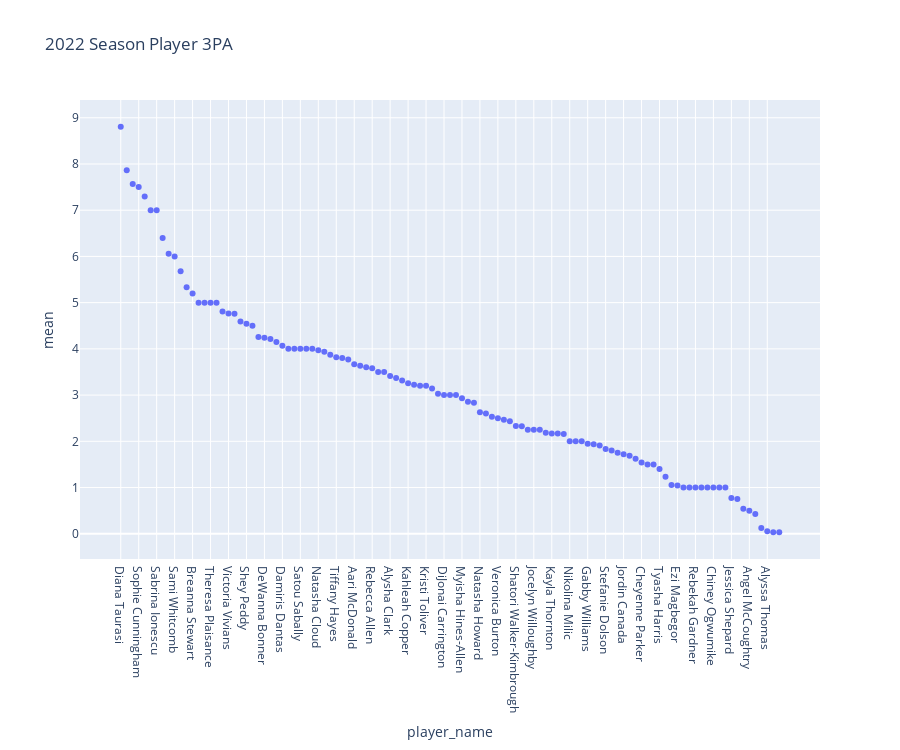
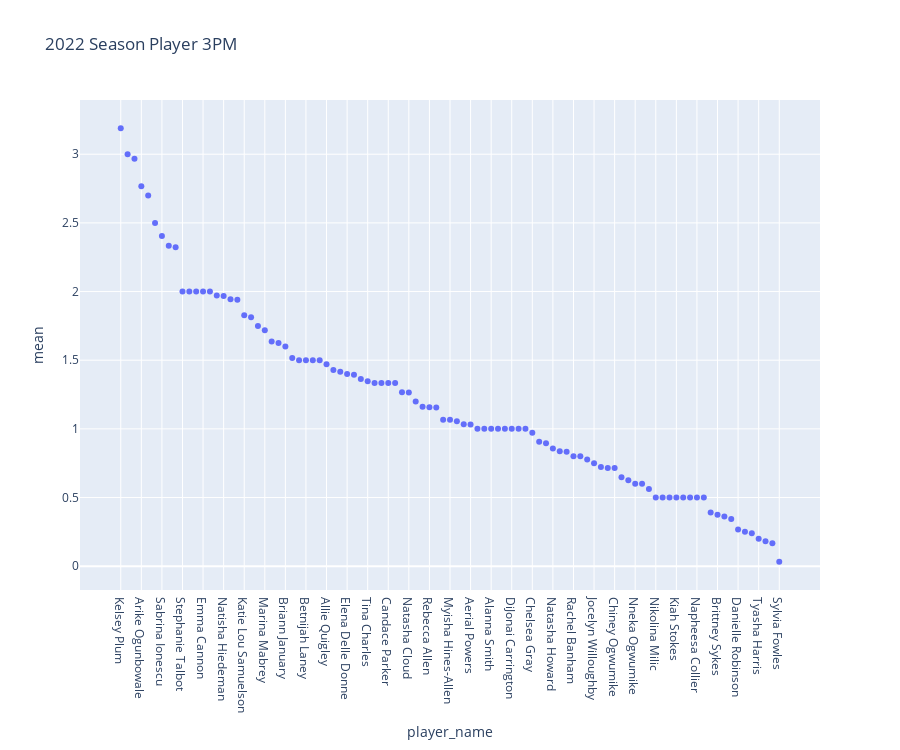

The notebook cell saved with these charts, in order:
### Code cell
fig_att = px.scatter(data_frame=starters_df_2022.groupby('player_name')['three_points_att'].describe().query("mean > 0").sort_values('mean', ascending=False).reset_index(), x='player_name', y='mean', title='2022 Season Player 3PA', height=750)
fig_made = px.scatter(data_frame=starters_df_2022.groupby('player_name')['three_points_made'].describe().query("mean > 0").sort_values('mean', ascending=False).reset_index(), x='player_name', y='mean', title='2022 Season Player 3PM', height=750)
print(fig_att.show(),
      fig_made.show())

### Figure 1 — Plotly figure (JSON) as saved in the notebook; plotly's stock layout.template omitted (floating-point values rounded to 4 significant figures)
{"data": [{"hovertemplate": "player_name=%{x}<br>mean=%{y}<extra></extra>", "legendgroup": "", "marker": {"color": "#636efa", "symbol": "circle"}, "mode": "markers", "name": "", "orientation": "v", "showlegend": false, "type": "scatter", "x": ["Diana Taurasi", "Arike Ogunbowale", "Kelsey Plum", "Sophie Cunningham", "Rhyne Howard", "Dana Evans", "Sabrina Ionescu", "Marine Johannes", "Jewell Loyd", "Sami Whitcomb", "Kelsey Mitchell", "Ariel Atkins", "Breanna Stewart", "Stephanie Talbot", "Marina Mabrey", "Theresa Plaisance", "Katie Lou Samuelson", "Natisha Hiedeman", "Victoria Vivians", "Allisha Gray", "Sue Bird", "Shey Peddy", "Skylar Diggins-Smith", "Kayla McBride", "DeWanna Bonner", "Candace Parker", "Allie Quigley", "Damiris Dantas", "Michaela Onyenwere", "Betnijah Laney", "Satou Sabally", "Asia (AD) Durr", "Kennedy Burke", "Natasha Cloud", "Lexie Brown", "Azurá Stevens", "Tiffany Hayes", "Elena Delle Donne", "Tina Charles", "Aari McDonald", "Jonquel Jones", "Rachel Banham", "Rebecca Allen", "Lexie Hull", "Bridget Carleton", "Alysha Clark", "Jackie Young", "Diamond DeShields", "Kahleah Copper", "Aerial Powers", "Briann January", "Kristi Toliver", "Maya Caldwell", "NaLyssa Smith", "DiJonai Carrington", "Emma Cannon", "Rui Machida", "Myisha Hines-Allen", "Chelsea Gray", "Kristy Wallace", "Natasha Howard", "Jasmine Thomas", "Moriah Jefferson", "Veronica Burton", "Courtney Vandersloot", "Erica Wheeler", "Shatori Walker-Kimbrough", "A'ja Wilson", "Julie Allemand", "Jocelyn Willoughby", "Jennie Simms", "Crystal Dangerfield", "Kayla Thornton", "Emily Engstler", "Dearica Hamby", "Nikolina Milic", "Rae Burrell", "Amy Atwell", "Gabby Williams", "Nia Coffey", "Courtney Williams", "Stefanie Dolson", "Destanni Henderson", "Napheesa Collier", "Jordin Canada", "Nneka Ogwumike", "Brittney Sykes", "Cheyenne Parker", "Chennedy Carter", "Yvonne Turner", "Tyasha Harris", "Danielle Robinson", "Emma Meesseman", "Ezi Magbegor", "Kierstan Bell", "Tiffany Mitchell", "Rebekah Gardner", "Alanna Smith", "Evina Westbrook", "Chiney Ogwumike", "Jasmine Walker", "Kiah Stokes", "Jessica Shepard", "Jantel Lavender", "Liz Cambage", "Angel McCoughtry", "Brionna Jones", "Monique Billings", "Alyssa Thomas", "Sylvia Fowles", "Shakira Austin"], "xaxis": "x", "y": [8.806, 7.867, 7.568, 7.5, 7.294, 7.0, 7.0, 6.4, 6.056, 6.0, 5.677, 5.333, 5.2, 5.0, 5.0, 5.0, 5.0, 4.806, 4.767, 4.758, 4.594, 4.542, 4.5, 4.258, 4.242, 4.212, 4.147, 4.067, 4.0, 4.0, 4.0, 4.0, 4.0, 3.971, 3.938, 3.875, 3.818, 3.8, 3.769, 3.667, 3.636, 3.6, 3.579, 3.5, 3.5, 3.414, 3.371, 3.316, 3.258, 3.226, 3.2, 3.2, 3.143, 3.031, 3.0, 3.0, 3.0, 2.933, 2.857, 2.833, 2.629, 2.6, 2.533, 2.5, 2.469, 2.433, 2.333, 2.324, 2.25, 2.25, 2.25, 2.185, 2.171, 2.167, 2.156, 2.0, 2.0, 2.0, 1.944, 1.938, 1.912, 1.833, 1.8, 1.75, 1.72, 1.686, 1.625, 1.543, 1.5, 1.5, 1.4, 1.233, 1.056, 1.043, 1.0, 1.0, 1.0, 1.0, 1.0, 1.0, 1.0, 1.0, 0.7727, 0.75, 0.5417, 0.5, 0.4286, 0.125, 0.05556, 0.03226, 0.03125], "yaxis": "y"}], "layout": {"height": 750, "legend": {"tracegroupgap": 0}, "title": {"text": "2022 Season Player 3PA"}, "xaxis": {"anchor": "y", "domain": [0, 1], "title": {"text": "player_name"}}, "yaxis": {"anchor": "x", "domain": [0, 1], "title": {"text": "mean"}}}}

### Figure 2 — Plotly figure (JSON) as saved in the notebook; plotly's stock layout.template omitted (floating-point values rounded to 4 significant figures)
{"data": [{"hovertemplate": "player_name=%{x}<br>mean=%{y}<extra></extra>", "legendgroup": "", "marker": {"color": "#636efa", "symbol": "circle"}, "mode": "markers", "name": "", "orientation": "v", "showlegend": false, "type": "scatter", "x": ["Kelsey Plum", "Sophie Cunningham", "Diana Taurasi", "Arike Ogunbowale", "Marine Johannes", "Rhyne Howard", "Sabrina Ionescu", "Jewell Loyd", "Kelsey Mitchell", "Stephanie Talbot", "Dana Evans", "Maya Caldwell", "Emma Cannon", "Asia (AD) Durr", "Breanna Stewart", "Natisha Hiedeman", "Ariel Atkins", "Allisha Gray", "Katie Lou Samuelson", "Lexie Brown", "Sue Bird", "Marina Mabrey", "Tiffany Hayes", "Azurá Stevens", "Briann January", "Kayla McBride", "Rui Machida", "Betnijah Laney", "Theresa Plaisance", "Kennedy Burke", "Allie Quigley", "Jackie Young", "Shey Peddy", "Elena Delle Donne", "DeWanna Bonner", "Jonquel Jones", "Tina Charles", "Sami Whitcomb", "Skylar Diggins-Smith", "Candace Parker", "Aari McDonald", "Victoria Vivians", "Natasha Cloud", "Moriah Jefferson", "Kahleah Copper", "Rebecca Allen", "NaLyssa Smith", "Damiris Dantas", "Myisha Hines-Allen", "Kristy Wallace", "Alysha Clark", "Aerial Powers", "Bridget Carleton", "Kristi Toliver", "Alanna Smith", "Lexie Hull", "Michaela Onyenwere", "DiJonai Carrington", "Jasmine Thomas", "Satou Sabally", "Chelsea Gray", "Courtney Vandersloot", "Diamond DeShields", "Natasha Howard", "A'ja Wilson", "Veronica Burton", "Rachel Banham", "Erica Wheeler", "Crystal Dangerfield", "Jocelyn Willoughby", "Stefanie Dolson", "Kayla Thornton", "Chiney Ogwumike", "Courtney Williams", "Tiffany Mitchell", "Nneka Ogwumike", "Destanni Henderson", "Nia Coffey", "Nikolina Milic", "Jennie Simms", "Gabby Williams", "Kiah Stokes", "Emily Engstler", "Dearica Hamby", "Napheesa Collier", "Yvonne Turner", "Ezi Magbegor", "Brittney Sykes", "Emma Meesseman", "Cheyenne Parker", "Danielle Robinson", "Julie Allemand", "Jordin Canada", "Tyasha Harris", "Jessica Shepard", "Liz Cambage", "Sylvia Fowles"], "xaxis": "x", "y": [3.189, 3.0, 2.968, 2.767, 2.7, 2.5, 2.405, 2.333, 2.323, 2.0, 2.0, 2.0, 2.0, 2.0, 1.971, 1.968, 1.944, 1.939, 1.828, 1.812, 1.75, 1.719, 1.636, 1.625, 1.6, 1.516, 1.5, 1.5, 1.5, 1.5, 1.471, 1.429, 1.417, 1.4, 1.394, 1.364, 1.346, 1.333, 1.333, 1.333, 1.333, 1.267, 1.265, 1.2, 1.161, 1.158, 1.156, 1.067, 1.067, 1.056, 1.034, 1.032, 1.0, 1.0, 1.0, 1.0, 1.0, 1.0, 1.0, 1.0, 0.9714, 0.9062, 0.8947, 0.8571, 0.8378, 0.8333, 0.8, 0.8, 0.7778, 0.75, 0.7222, 0.7143, 0.7143, 0.6471, 0.625, 0.6, 0.6, 0.5625, 0.5, 0.5, 0.5, 0.5, 0.5, 0.5, 0.5, 0.5, 0.3913, 0.375, 0.3611, 0.3429, 0.2667, 0.25, 0.24, 0.2, 0.1818, 0.1667, 0.03226], "yaxis": "y"}], "layout": {"height": 750, "legend": {"tracegroupgap": 0}, "title": {"text": "2022 Season Player 3PM"}, "xaxis": {"anchor": "y", "domain": [0, 1], "title": {"text": "player_name"}}, "yaxis": {"anchor": "x", "domain": [0, 1], "title": {"text": "mean"}}}}
